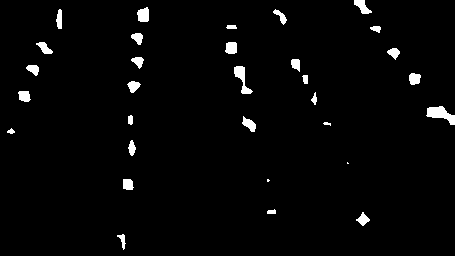
#> input picture predicted_masks/256x455_657d1748-839a-4e18-ab64-a6cca9ec2e26_mask.png, 455 x 256 px, found by its file name
$ python calculate_DICE.py
#> lines starting #> are read from the running program, lines starting #| are printed output that depends on the picture; after the words box and inside, x2 and y2 are one past the last pixel; in counts of white or black regions, pixels touching at a corner belong together
import cv2
import numpy as np
import matplotlib.pyplot as plt

def dice_coefficient(mask1, mask2):
    mask1 = mask1.astype(bool)
    mask2 = mask2.astype(bool)
    intersection = np.logical_and(mask1, mask2).sum()
    total = mask1.sum() + mask2.sum()
    if total == 0:
        return 1.0
    return 2. * intersection / total

def iou_score(mask1, mask2):
    mask1 = mask1.astype(bool)
    mask2 = mask2.astype(bool)
    intersection = np.logical_and(mask1, mask2).sum()
    union = np.logical_or(mask1, mask2).sum()
    if union == 0:
        return 1.0
    return intersection / union

def mean_iou(mask1, mask2):
    mask1 = mask1.astype(bool)
    mask2 = mask2.astype(bool)

    ious = []
    for cls in [0, 1]:
        pred_cls = (mask2 == cls)
        gt_cls = (mask1 == cls)
        intersection = np.logical_and(pred_cls, gt_cls).sum()
        union = np.logical_or(pred_cls, gt_cls).sum()
        if union == 0:
            ious.append(1.0)
        else:
            ious.append(intersection / union)

    return np.mean(ious)

def mean_absolute_error(mask1, mask2):
    return np.mean(np.abs(mask1.astype(np.float32) - mask2.astype(np.float32)))

def game_score(mask_gt, mask_pred, level):
    h, w = mask_gt.shape
    num_cells = 2 ** level
    cell_h, cell_w = h // num_cells, w // num_cells
    error = 0
    for i in range(num_cells):
        for j in range(num_cells):
            y0, y1 = i * cell_h, (i + 1) * cell_h
            x0, x1 = j * cell_w, (j + 1) * cell_w
            count_gt = mask_gt[y0:y1, x0:x1].sum()
            count_pred = mask_pred[y0:y1, x0:x1].sum()
            error += abs(int(count_gt) - int(count_pred))
    return error

def count_objects(mask):
    # Cuenta objetos como componentes conectados en máscara binaria
    num_labels, labels_im = cv2.connectedComponents(mask.astype(np.uint8))
    # Restamos 1 para ignorar el fondo
    return max(num_labels - 1, 1)  # Evitamos división por cero

def load_binary_mask(path, target_size):
    mask = cv2.imread(path, cv2.IMREAD_GRAYSCALE)
    if mask is None:
        raise ValueError(f"No se pudo cargar la máscara: {path}")
    mask = cv2.resize(mask, target_size, interpolation=cv2.INTER_NEAREST)
    return (mask > 127).astype(np.uint8)

def comparar_y_mostrar(img_path, gt_mask_path, pred_mask_path):
    pred_mask_raw = cv2.imread(pred_mask_path, cv2.IMREAD_GRAYSCALE)
#> pred_mask_raw: shape (256, 455); 2.4% white; 31 white regions (2 under 20 px), largest, box (x1, y1, x2, y2) and area: (426, 106, 455, 125) 288, (234, 66, 253, 94) 212, (137, 7, 149, 22) 147
    if pred_mask_raw is None:
        raise ValueError(f"No se pudo cargar la máscara predicha: {pred_mask_path}")
    pred_mask = (pred_mask_raw > 127).astype(np.uint8)
    height, width = pred_mask.shape
#> height = 256; width = 455

    img = cv2.imread(img_path)
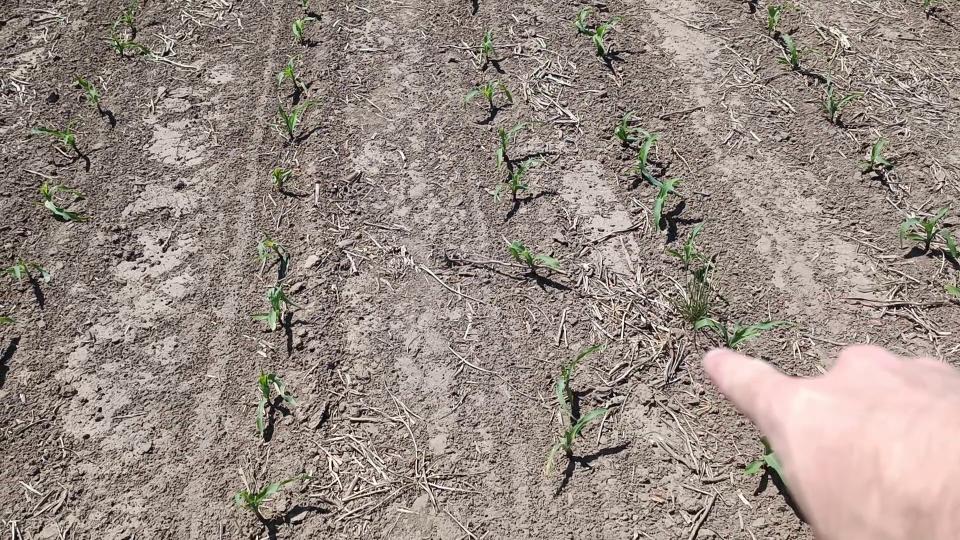
#> input picture DICE_Masks/masks/657d1748-839a-4e18-ab64-a6cca9ec2e26.jpg, 1920 x 1080 px, found by its file name (shown at 1/2 size)
#> img is the input picture: shape (1080, 1920, 3); mean B, G, R 131.7, 139.3, 152.1
    if img is None:
        raise ValueError(f"No se pudo cargar la imagen: {img_path}")
    img = cv2.resize(img, (width, height), interpolation=cv2.INTER_AREA)
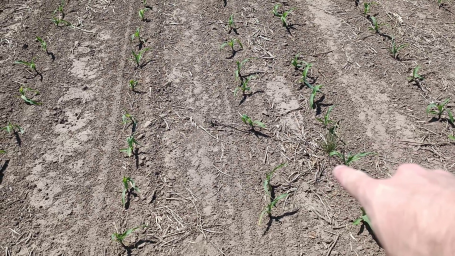
#> img: shape (256, 455, 3); mean B, G, R 131.7, 139.3, 152.1
    img_rgb = cv2.cvtColor(img, cv2.COLOR_BGR2RGB)

    gt_mask = load_binary_mask(gt_mask_path, (width, height))
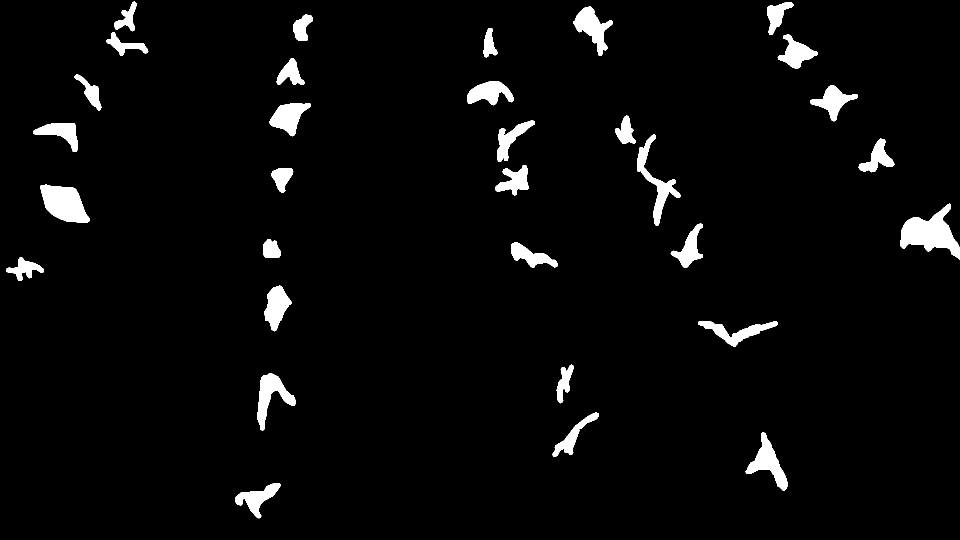
#> input picture DICE_Masks/masks/657d1748-839a-4e18-ab64-a6cca9ec2e26.png, 1920 x 1080 px, found by its file name (shown at 1/2 size)
#> in load_binary_mask, `mask = cv2.imread(path, cv2.IMREAD_GRAYSCALE)`: mask: shape (1080, 1920); 3.6% white; 32 white regions, largest, box (x1, y1, x2, y2) and area: (1800, 407, 1920, 520) 6443, (80, 369, 179, 446) 5058, (1274, 268, 1362, 452) 3530
#> in load_binary_mask, `mask = cv2.resize(mask, target_size, interpolation=cv2.INTER_NEAREST)`:
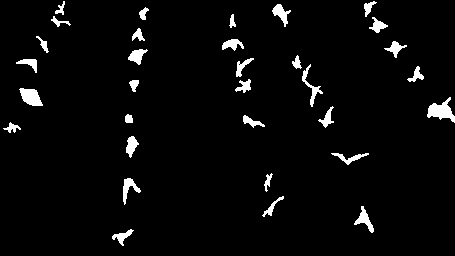
#> mask: shape (256, 455); 3.6% white; 32 white regions, largest, box (x1, y1, x2, y2) and area: (427, 97, 455, 123) 359, (19, 88, 43, 106) 285, (302, 64, 323, 107) 197

    # Calcular métricas clásicas
    dice = dice_coefficient(gt_mask, pred_mask)
#> in dice_coefficient, `intersection = np.logical_and(mask1, mask2).sum()`: intersection = 1706
#> in dice_coefficient, `total = mask1.sum() + mask2.sum()`: total = 6994
#> dice = 0.488
    iou = iou_score(gt_mask, pred_mask)
#> in iou_score, `intersection = np.logical_and(mask1, mask2).sum()`: intersection = 1706
#> in iou_score, `union = np.logical_or(mask1, mask2).sum()`: union = 5288
#> iou = 0.323
    miou = mean_iou(gt_mask, pred_mask)
#> the loop in mean_iou, `for cls in [0, 1]:` made 2 passes
#> (intersection, union) on passes 1 to 2: (111192, 114774), (1706, 5288)
#> after the loop in mean_iou, `for cls in [0, 1]:`: ious = [0.969, 0.323]
#> miou = 0.646
    mae = mean_absolute_error(gt_mask, pred_mask)
#> mae = 0.0308

    # Calcular GAME absoluto
    game_levels = {L: game_score(gt_mask, pred_mask, L) for L in range(4)}
#> after the loop in game_score, `for i in range(num_cells):`: error = 1426
#> game_levels = {0: 1426, 1: 1429, 2: 1488, 3: 1701}

    # Contar total de objetos en la máscara GT para normalizar GAME
    total_objects = count_objects(gt_mask)
#> in count_objects, `num_labels, labels_im = cv2.connectedComponents(mask.astype(np.uint8))`:
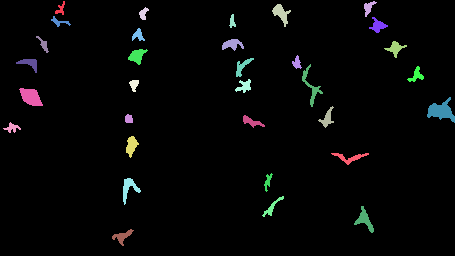
#> labels_im: shape (256, 455) int32; 33 distinct labels, from 0 to 32; one colour per label, 0 black
#> in count_objects, `num_labels, labels_im = cv2.connectedComponents(mask.astype(np.uint8))`: num_labels = 33
#> total_objects = 32

    # Calcular GAME normalizado (dividido por total objetos)
    game_levels_norm = {L: game_levels[L] / total_objects for L in game_levels}
#> game_levels_norm = {0: 44.56, 1: 44.66, 2: 46.5, 3: 53.16}

    # Mostrar resultados
    print(f"DICE: {dice:.4f}")
#| DICE: 0.4878
    print(f"IoU : {iou:.4f}")
#| IoU : 0.3226
    print(f"mIoU : {miou:.4f}")
#| mIoU : 0.6457
    print(f"MAE : {mae:.4f}")
#| MAE : 0.0308
    print(f"Total objetos GT: {total_objects}")
#| Total objetos GT: 32
    for L in game_levels:
        print(f"GAME(L={L}): {game_levels[L]}  |  Normalizado: {game_levels_norm[L]:.4f}")
#> this loop made 4 passes
#| GAME(L=0): 1426  |  Normalizado: 44.5625
#| GAME(L=1): 1429  |  Normalizado: 44.6562
#| GAME(L=2): 1488  |  Normalizado: 46.5000
#| GAME(L=3): 1701  |  Normalizado: 53.1562

    # Mostrar imágenes
    fig, axs = plt.subplots(1, 3, figsize=(15, 5))

    axs[0].imshow(img_rgb)
    axs[0].set_title("Imagen Original")
    axs[0].axis('off')

    axs[1].imshow(gt_mask, cmap='gray')
    axs[1].set_title("Máscara Manual")
    axs[1].axis('off')

    axs[2].imshow(pred_mask, cmap='gray')
    axs[2].set_title("Máscara Predicha")
    axs[2].axis('off')

    plt.tight_layout()
    plt.show()

# 👉 Parámetros de entrada (modifica las rutas a tus archivos)
img_path = r'DICE_Masks\masks\657d1748-839a-4e18-ab64-a6cca9ec2e26.jpg'
gt_mask_path = r'DICE_Masks\masks\657d1748-839a-4e18-ab64-a6cca9ec2e26.png'
pred_mask_path = r'predicted_masks_old\256x455_657d1748-839a-4e18-ab64-a6cca9ec2e26_mask.png'#'predicted_masks_old\512x512_657d1748-839a-4e18-ab64-a6cca9ec2e26_mask.png'

comparar_y_mostrar(img_path, gt_mask_path, pred_mask_path)
